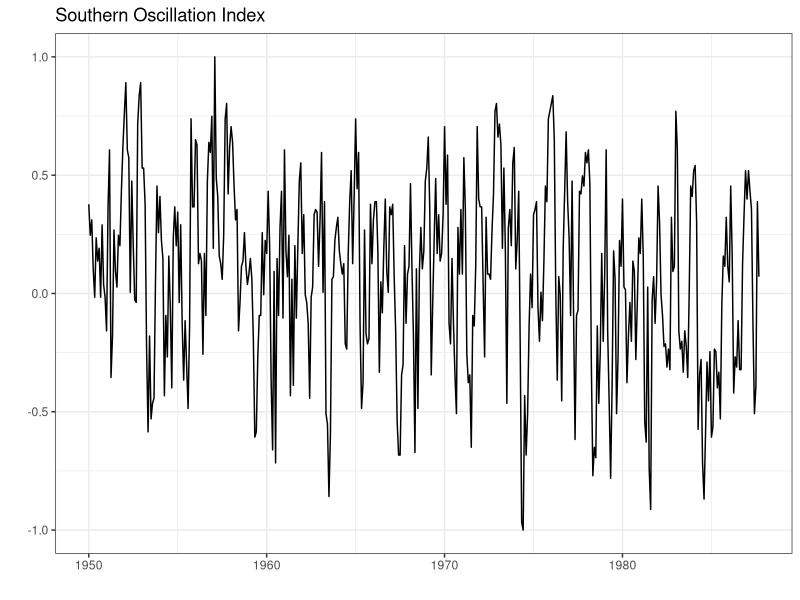
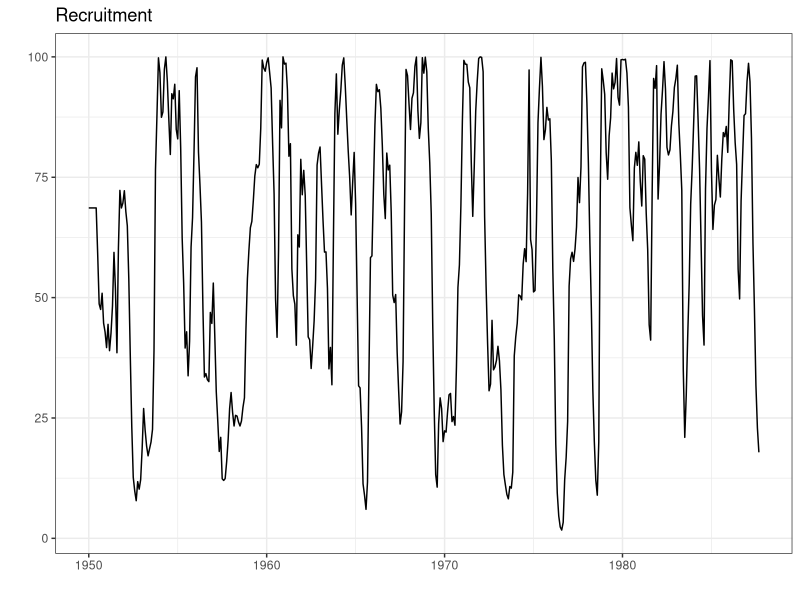
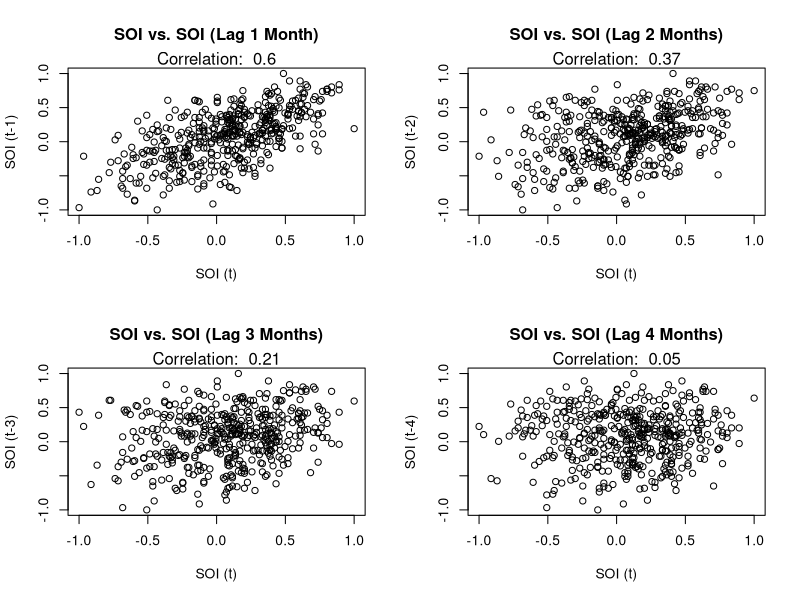
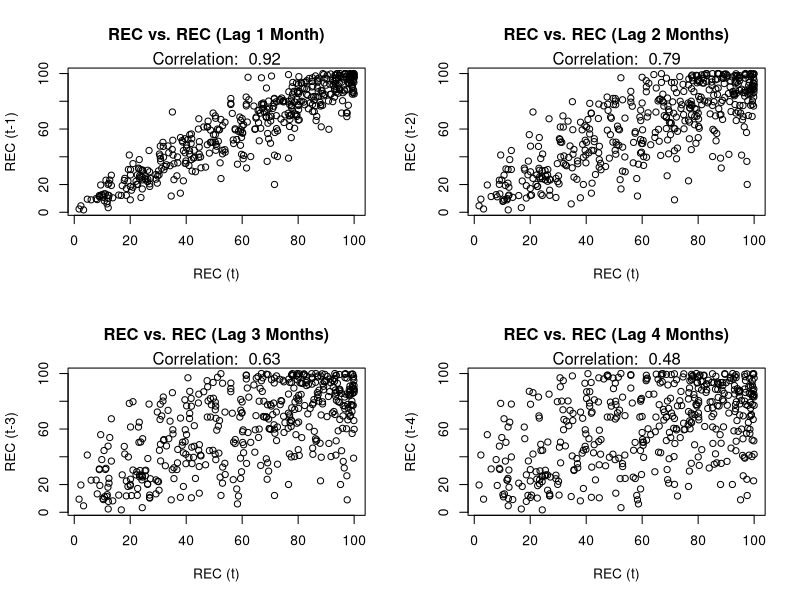
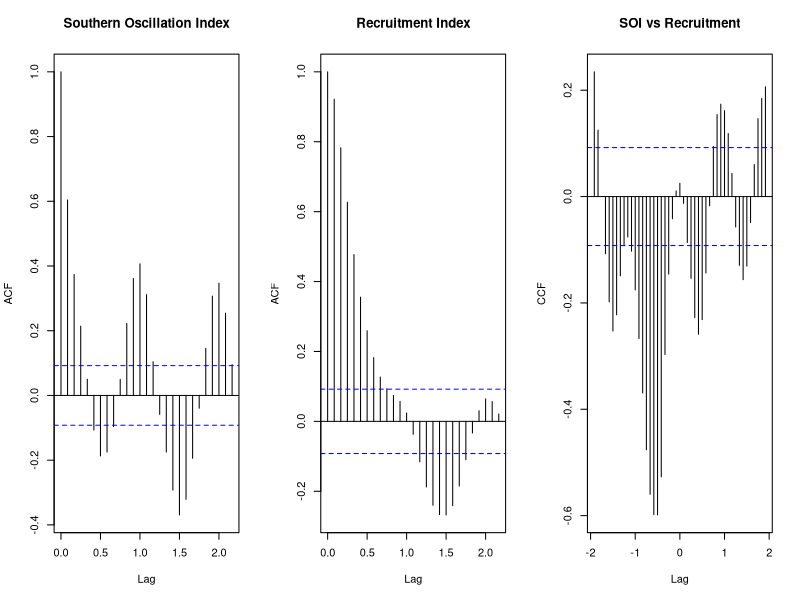
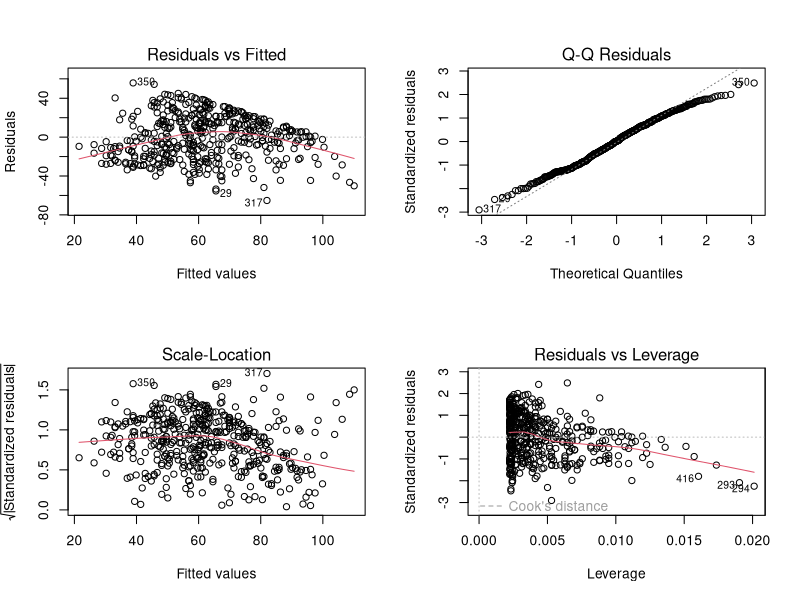
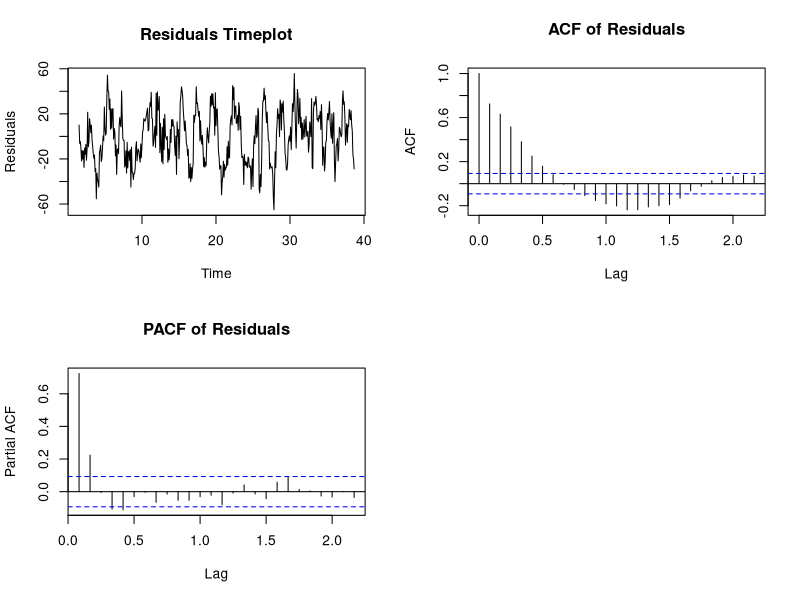

Write the R code that produced these figures, in order.
## ---- chunk 1
library(ggplot2)
library(dplyr)
# Read the CSV without treating the first row as headers
soiDs <- read.csv("soi_data.csv", header=FALSE, col.names=c("Year", "X"))
recDs <- read.csv("rec_data.csv", header=FALSE, col.names=c("Year", "X"))

# Plot SOI
ggplot(soiDs, aes(x = Year, y = X)) +
  geom_line() +
  labs(title = "Southern Oscillation Index", x = "", y = "") + 
  theme_bw()

# Plot Recruitment
ggplot(recDs, aes(x = Year, y = X)) +
  geom_line() +
  labs(title = "Recruitment", x = "", y = "") +
  theme_bw()
## ---- chunk 2
soi <- ts(soiDs$X, frequency = 12)
rec <- ts(recDs$X, frequency = 12)

# SOI plots
par(mfrow = c(2, 2))

# Lag 1
lag1_soi <- stats::lag(soi, -1)
plot(soi[-1], lag1_soi[-length(lag1_soi)], main="SOI vs. SOI (Lag 1 Month)", 
     xlab="SOI (t)", ylab="SOI (t-1)")
cor1_soi <- cor(soi[-1], lag1_soi[-length(lag1_soi)])
mtext(paste("Correlation: ", round(cor1_soi, 2)), 3)

# Lag 2
lag2_soi <- stats::lag(soi, -2)
plot(soi[-(1:2)], lag2_soi[-(length(lag2_soi)-(0:1))],
     main="SOI vs. SOI (Lag 2 Months)", xlab="SOI (t)", ylab="SOI (t-2)")
cor2_soi <- cor(soi[-(1:2)], lag2_soi[-(length(lag2_soi)-(0:1))])
mtext(paste("Correlation: ", round(cor2_soi, 2)), 3)

# Lag 3
lag3_soi <- stats::lag(soi, -3)
plot(soi[-(1:3)], lag3_soi[-(length(lag3_soi)-(0:2))],
     main="SOI vs. SOI (Lag 3 Months)", xlab="SOI (t)", ylab="SOI (t-3)")
cor3_soi <- cor(soi[-(1:3)], lag3_soi[-(length(lag3_soi)-(0:2))])
mtext(paste("Correlation: ", round(cor3_soi, 2)), 3)

# Lag 4
lag4_soi <- stats::lag(soi, -4)
plot(soi[-(1:4)], lag4_soi[-(length(lag4_soi)-(0:3))],
     main="SOI vs. SOI (Lag 4 Months)", xlab="SOI (t)", ylab="SOI (t-4)")
cor4_soi <- cor(soi[-(1:4)], lag4_soi[-(length(lag4_soi)-(0:3))])
mtext(paste("Correlation: ", round(cor4_soi, 2)), 3)

# REC plots
par(mfrow = c(2, 2))  # Resetting the plotting area to a 2x2 grid

# Lag 1
lag1_rec <- stats::lag(rec, -1)
plot(rec[-1], lag1_rec[-length(lag1_rec)], 
     main="REC vs. REC (Lag 1 Month)", xlab="REC (t)", ylab="REC (t-1)")
cor1_rec <- cor(rec[-1], lag1_rec[-length(lag1_rec)])
mtext(paste("Correlation: ", round(cor1_rec, 2)), 3)

# Lag 2
lag2_rec <- stats::lag(rec, -2)
plot(rec[-(1:2)], lag2_rec[-(length(lag2_rec)-(0:1))],
     main="REC vs. REC (Lag 2 Months)", xlab="REC (t)", ylab="REC (t-2)")
cor2_rec <- cor(rec[-(1:2)], lag2_rec[-(length(lag2_rec)-(0:1))])
mtext(paste("Correlation: ", round(cor2_rec, 2)), 3)

# Lag 3
lag3_rec <- stats::lag(rec, -3)
plot(rec[-(1:3)], lag3_rec[-(length(lag3_rec)-(0:2))],
     main="REC vs. REC (Lag 3 Months)", xlab="REC (t)", ylab="REC (t-3)")
cor3_rec <- cor(rec[-(1:3)], lag3_rec[-(length(lag3_rec)-(0:2))])
mtext(paste("Correlation: ", round(cor3_rec, 2)), 3)

# Lag 4
lag4_rec <- stats::lag(rec, -4)
plot(rec[-(1:4)], lag4_rec[-(length(lag4_rec)-(0:3))], 
     main="REC vs. REC (Lag 4 Months)", xlab="REC (t)", ylab="REC (t-4)")
cor4_rec <- cor(rec[-(1:4)], lag4_rec[-(length(lag4_rec)-(0:3))])
mtext(paste("Correlation: ", round(cor4_rec, 2)), 3)


## ---- chunk 3
# ACF Plots
par(mfrow = c(1, 3))

# Plot the ACF for the SOI
acf(soi, main="Southern Oscillation Index")

# Plot the ACF for the REC
acf(rec, main="Recruitment Index")

# Plot the CCF between SOI and REC
ccf(soi, rec, main="SOI vs Recruitment", ylab="CCF")

## ---- chunk 4
soiL6 <- stats::lag(soi, -6)

# Aligning the lagged SOI series with the Recruitment series
fish <- ts.intersect(rec = rec, soiL6 = soiL6, dframe = TRUE)

# Fitting the linear regression model
fit1 <- lm(rec ~ soiL6, data = fish, na.action = NULL)

summary(fit1)
par(mfrow = c(2, 2))
plot(fit1)
## ---- chunk 5
residuals <- residuals(fit1)
plot(residuals, type = 'l', main = "Residuals Timeplot", xlab = "Time", ylab = "Residuals")
acf(residuals, main = "ACF of Residuals")
pacf(residuals, main = "PACF of Residuals")

## ---- chunk 6
soiL2 <- stats::lag(soi, -2)
soiL5 <- stats::lag(soi, -5)
fish_new <- ts.intersect(rec = rec, soiL2 = soiL2, soiL5 = soiL5, dframe = TRUE)
fit_new <- lm(rec ~ soiL2 + soiL5, data = fish_new)
summary(fit_new)
